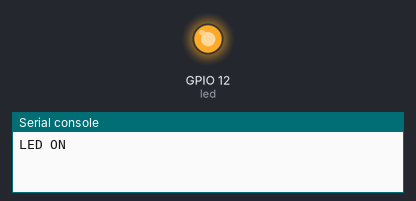
Bench run of a program on a simulated ESP32 board running MicroPython. On the bench: output pins drawn as LEDs (lit = HIGH), the last lines printed to the serial console. Deep sleep restarts the program when it ends.

Above: at 0.5 s.
At 9.1 s:
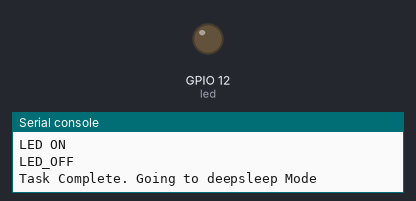
Timing chart, 0 to 22.5 s (numbered marks = the images above):
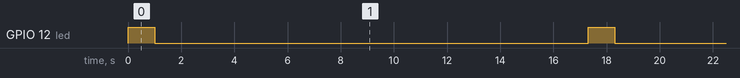

Measured:
- by itself, GPIO 12 (led): alternates HIGH for 1.0 s and LOW for 16.3 s

The program:

main.py
```python
import machine
from machine import Pin
from time import sleep

led = Pin(12, Pin.OUT)

print("LED ON")
led.value(1)
sleep(1)
print("LED_OFF")
led.value(0)
sleep(1)


sleep(5)

print('Task Complete. Going to deepsleep Mode')
machine.deepsleep(10000)
```
